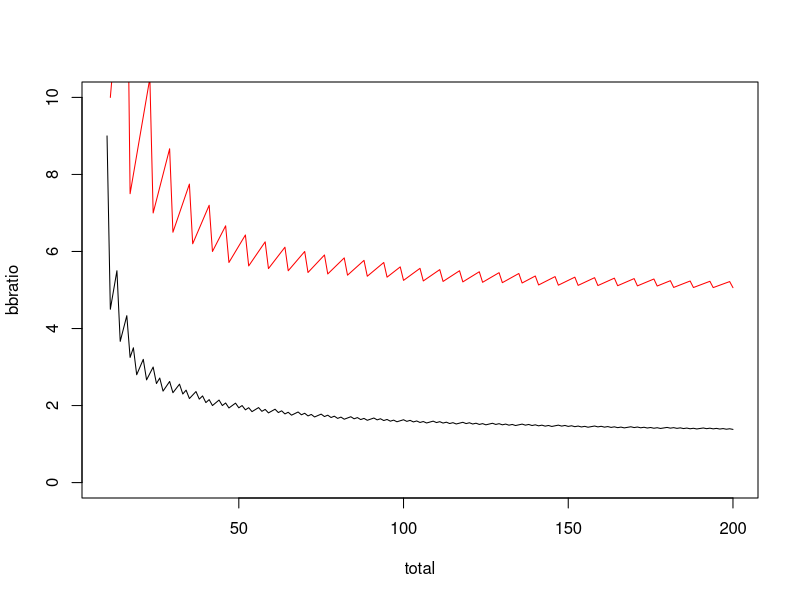

Source code (R):
library("VGAM")

# p-value threshold
p = 0.01

# beta distribtion parameters
a = 5
b = 5

total = c(10:200)

## binomial versus 
binomratio = rep(0, length(total))
bbratio = rep(0, length(total))

for (i in 1:length(total)) {
	b1 = qbinom(p, total[i], 0.5) 
	
	b2 = 0
	for (q in 0:total[i]) {
		if (pbetabinom.ab(q, total[i], a, b) >= p ) {
			b2 = q
			break
		}
	}
	binomratio[i] =  (total[i] - b1)  / b1
	bbratio[[i]] =   (total[i] - b2)  / b2
	
	
}


plot(total, bbratio, col='red', type="l", ylim=range(c(0,10)))
lines(total, binomratio )
